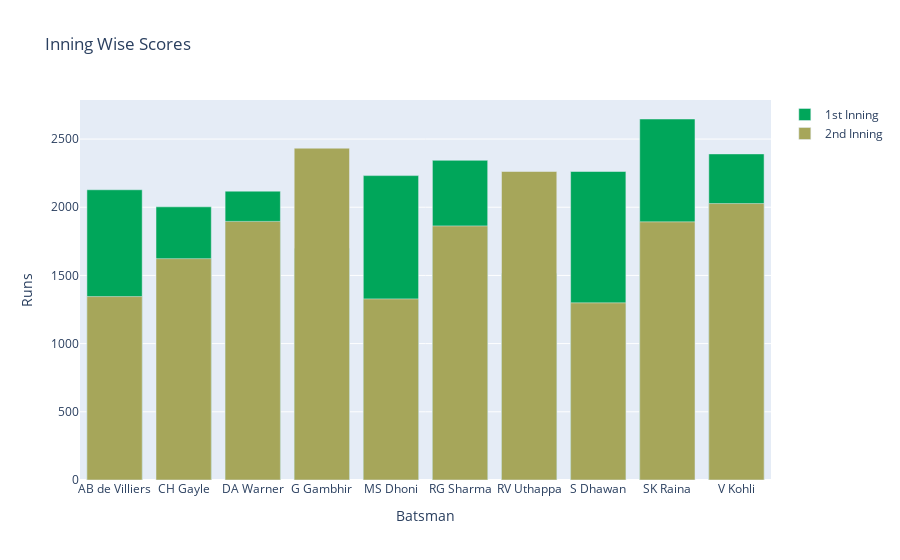

The code cell stored with this chart in its notebook:
### Code cell
trace1 = go.Bar(x=final['batsman'], y=final['1st Inning'],
                name='1st Inning',
                marker={'color': '#00a65a'})

trace2 = go.Bar(x=final['batsman'], y=final['2nd Inning'],
                name='2nd Inning',
                marker={'color': '#a6a65a'})

data = [trace1, trace2]

layout = go.Layout(title="Inning Wise Scores",
                   xaxis={'title': 'Batsman'},
                   yaxis={'title': 'Runs'},
                   barmode='overlay')

fig = go.Figure(data, layout)
fig.show()
# pyo.plot(fig)

### Figure 1 — Plotly figure (JSON) as saved in the notebook; plotly's stock layout.template omitted (floating-point values rounded to 4 significant figures)
{"data": [{"marker": {"color": "#00a65a"}, "name": "1st Inning", "type": "bar", "x": ["AB de Villiers", "CH Gayle", "DA Warner", "G Gambhir", "MS Dhoni", "RG Sharma", "RV Uthappa", "S Dhawan", "SK Raina", "V Kohli"], "y": [2128, 2003, 2118, 1699, 2232, 2344, 1516, 2262, 2647, 2391]}, {"marker": {"color": "#a6a65a"}, "name": "2nd Inning", "type": "bar", "x": ["AB de Villiers", "CH Gayle", "DA Warner", "G Gambhir", "MS Dhoni", "RG Sharma", "RV Uthappa", "S Dhawan", "SK Raina", "V Kohli"], "y": [1345, 1623, 1896, 2433, 1328, 1863, 2262, 1299, 1893, 2027]}], "layout": {"barmode": "overlay", "title": {"text": "Inning Wise Scores"}, "xaxis": {"title": {"text": "Batsman"}}, "yaxis": {"title": {"text": "Runs"}}}}
